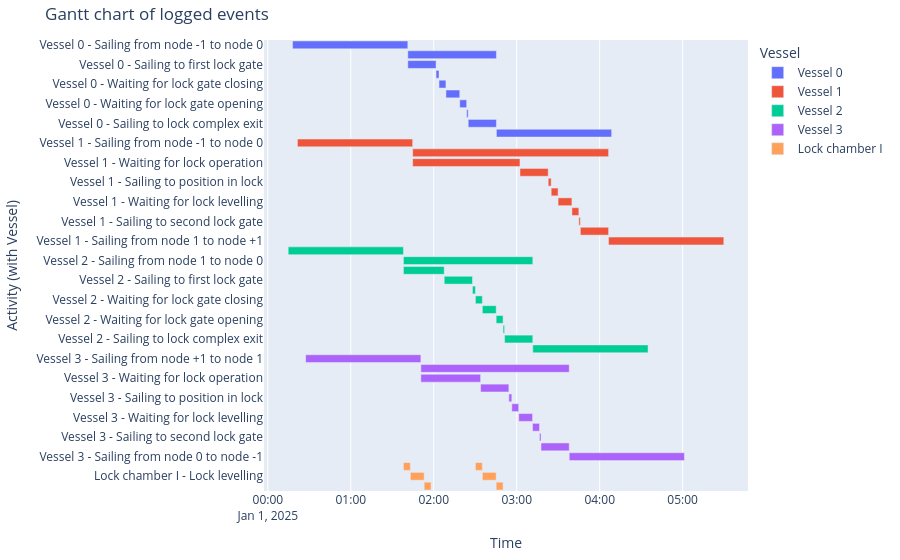

Notebook source saved alongside this figure:
### Markdown cell above
#### Gantt chart of event table

### Code cell
df_eventtable = opentnsim.core.logutils.logbook2eventtable([*vessels, lock_chamber_I])
fig = generate_vessel_gantt_chart(df_eventtable)

### Figure 1 — Plotly figure (JSON) as saved in the notebook; plotly's stock layout.template omitted (floating-point values rounded to 4 significant figures)
{"data": [{"base": ["2025-01-01T00:17:55.000000000", "2025-01-01T01:41:15.000000000", "2025-01-01T01:41:15.000000000", "2025-01-01T02:01:40.000000000", "2025-01-01T02:03:48.000000000", "2025-01-01T02:08:48.000000000", "2025-01-01T02:18:48.000000000", "2025-01-01T02:23:48.000000000", "2025-01-01T02:24:54.000000000", "2025-01-01T02:45:19.000000000"], "hovertemplate": "object name=Vessel 0<br>start time=%{base}<br>stop time=%{x}<br>activity label=%{y}<extra></extra>", "legendgroup": "Vessel 0", "marker": {"color": "#636efa", "pattern": {"shape": ""}}, "name": "Vessel 0", "orientation": "h", "showlegend": true, "textposition": "auto", "type": "bar", "x": [5000000, 3844000, 1225000, 128000, 300000, 600000, 300000, 66000, 1225000, 5000000], "xaxis": "x", "y": ["Vessel 0 - Sailing from node -1 to node 0", "Vessel 0 - Sailing from node 0 to node 1", "Vessel 0 - Sailing to first lock gate", "Vessel 0 - Sailing to position in lock", "Vessel 0 - Waiting for lock gate closing", "Vessel 0 - Waiting for lock levelling", "Vessel 0 - Waiting for lock gate opening", "Vessel 0 - Sailing to second lock gate", "Vessel 0 - Sailing to lock complex exit", "Vessel 0 - Sailing from node 1 to node +1"], "yaxis": "y"}, {"base": ["2025-01-01T00:21:25.000000000", "2025-01-01T01:44:45.000000000", "2025-01-01T01:44:45.000000000", "2025-01-01T03:02:21.000000000", "2025-01-01T03:22:46.000000000", "2025-01-01T03:24:55.000000000", "2025-01-01T03:29:55.000000000", "2025-01-01T03:39:55.000000000", "2025-01-01T03:44:55.000000000", "2025-01-01T03:46:00.000000000", "2025-01-01T04:06:25.000000000"], "hovertemplate": "object name=Vessel 1<br>start time=%{base}<br>stop time=%{x}<br>activity label=%{y}<extra></extra>", "legendgroup": "Vessel 1", "marker": {"color": "#EF553B", "pattern": {"shape": ""}}, "name": "Vessel 1", "orientation": "h", "showlegend": true, "textposition": "auto", "type": "bar", "x": [5000000, 8500000, 4656000, 1225000, 129000, 300000, 600000, 300000, 65000, 1225000, 5000000], "xaxis": "x", "y": ["Vessel 1 - Sailing from node -1 to node 0", "Vessel 1 - Sailing from node 0 to node 1", "Vessel 1 - Waiting for lock operation", "Vessel 1 - Sailing to first lock gate", "Vessel 1 - Sailing to position in lock", "Vessel 1 - Waiting for lock gate closing", "Vessel 1 - Waiting for lock levelling", "Vessel 1 - Waiting for lock gate opening", "Vessel 1 - Sailing to second lock gate", "Vessel 1 - Sailing to lock complex exit", "Vessel 1 - Sailing from node 1 to node +1"], "yaxis": "y"}, {"base": ["2025-01-01T00:14:44.000000000", "2025-01-01T01:38:04.000000000", "2025-01-01T01:38:04.000000000", "2025-01-01T02:07:34.000000000", "2025-01-01T02:27:59.000000000", "2025-01-01T02:30:08.000000000", "2025-01-01T02:35:08.000000000", "2025-01-01T02:45:08.000000000", "2025-01-01T02:50:08.000000000", "2025-01-01T02:51:13.000000000", "2025-01-01T03:11:38.000000000"], "hovertemplate": "object name=Vessel 2<br>start time=%{base}<br>stop time=%{x}<br>activity label=%{y}<extra></extra>", "legendgroup": "Vessel 2", "marker": {"color": "#00cc96", "pattern": {"shape": ""}}, "name": "Vessel 2", "orientation": "h", "showlegend": true, "textposition": "auto", "type": "bar", "x": [5000000, 5614000, 1770000, 1225000, 129000, 300000, 600000, 300000, 65000, 1225000, 5000000], "xaxis": "x", "y": ["Vessel 2 - Sailing from node +1 to node 1", "Vessel 2 - Sailing from node 1 to node 0", "Vessel 2 - Waiting for lock operation", "Vessel 2 - Sailing to first lock gate", "Vessel 2 - Sailing to position in lock", "Vessel 2 - Waiting for lock gate closing", "Vessel 2 - Waiting for lock levelling", "Vessel 2 - Waiting for lock gate opening", "Vessel 2 - Sailing to second lock gate", "Vessel 2 - Sailing to lock complex exit", "Vessel 2 - Sailing from node 0 to node -1"], "yaxis": "y"}, {"base": ["2025-01-01T00:27:21.000000000", "2025-01-01T01:50:41.000000000", "2025-01-01T01:50:41.000000000", "2025-01-01T02:33:53.000000000", "2025-01-01T02:54:18.000000000", "2025-01-01T02:56:27.000000000", "2025-01-01T03:01:27.000000000", "2025-01-01T03:11:27.000000000", "2025-01-01T03:16:27.000000000", "2025-01-01T03:17:33.000000000", "2025-01-01T03:37:58.000000000"], "hovertemplate": "object name=Vessel 3<br>start time=%{base}<br>stop time=%{x}<br>activity label=%{y}<extra></extra>", "legendgroup": "Vessel 3", "marker": {"color": "#ab63fa", "pattern": {"shape": ""}}, "name": "Vessel 3", "orientation": "h", "showlegend": true, "textposition": "auto", "type": "bar", "x": [5000000, 6437000, 2592000, 1225000, 129000, 300000, 600000, 300000, 66000, 1225000, 5000000], "xaxis": "x", "y": ["Vessel 3 - Sailing from node +1 to node 1", "Vessel 3 - Sailing from node 1 to node 0", "Vessel 3 - Waiting for lock operation", "Vessel 3 - Sailing to first lock gate", "Vessel 3 - Sailing to position in lock", "Vessel 3 - Waiting for lock gate closing", "Vessel 3 - Waiting for lock levelling", "Vessel 3 - Waiting for lock gate opening", "Vessel 3 - Sailing to second lock gate", "Vessel 3 - Sailing to lock complex exit", "Vessel 3 - Sailing from node 0 to node -1"], "yaxis": "y"}, {"base": ["2025-01-01T01:38:04.000000000", "2025-01-01T01:43:04.000000000", "2025-01-01T01:53:04.000000000", "2025-01-01T02:30:08.000000000", "2025-01-01T02:35:08.000000000", "2025-01-01T02:45:08.000000000"], "hovertemplate": "object name=Lock chamber I<br>start time=%{base}<br>stop time=%{x}<br>activity label=%{y}<extra></extra>", "legendgroup": "Lock chamber I", "marker": {"color": "#FFA15A", "pattern": {"shape": ""}}, "name": "Lock chamber I", "orientation": "h", "showlegend": true, "textposition": "auto", "type": "bar", "x": [300000, 600000, 300000, 300000, 600000, 300000], "xaxis": "x", "y": ["Lock chamber I - Lock gate closing", "Lock chamber I - Lock levelling", "Lock chamber I - Lock gate opening", "Lock chamber I - Lock gate closing", "Lock chamber I - Lock levelling", "Lock chamber I - Lock gate opening"], "yaxis": "y"}], "layout": {"barmode": "overlay", "legend": {"title": {"text": "Vessel"}, "tracegroupgap": 0}, "margin": {"b": 20, "l": 20, "r": 20, "t": 40}, "title": {"text": "Gantt chart of logged events"}, "xaxis": {"anchor": "y", "domain": [0, 1], "title": {"text": "Time"}, "type": "date"}, "yaxis": {"anchor": "x", "autorange": "reversed", "domain": [0, 1], "title": {"text": "Activity (with Vessel)"}}}}
